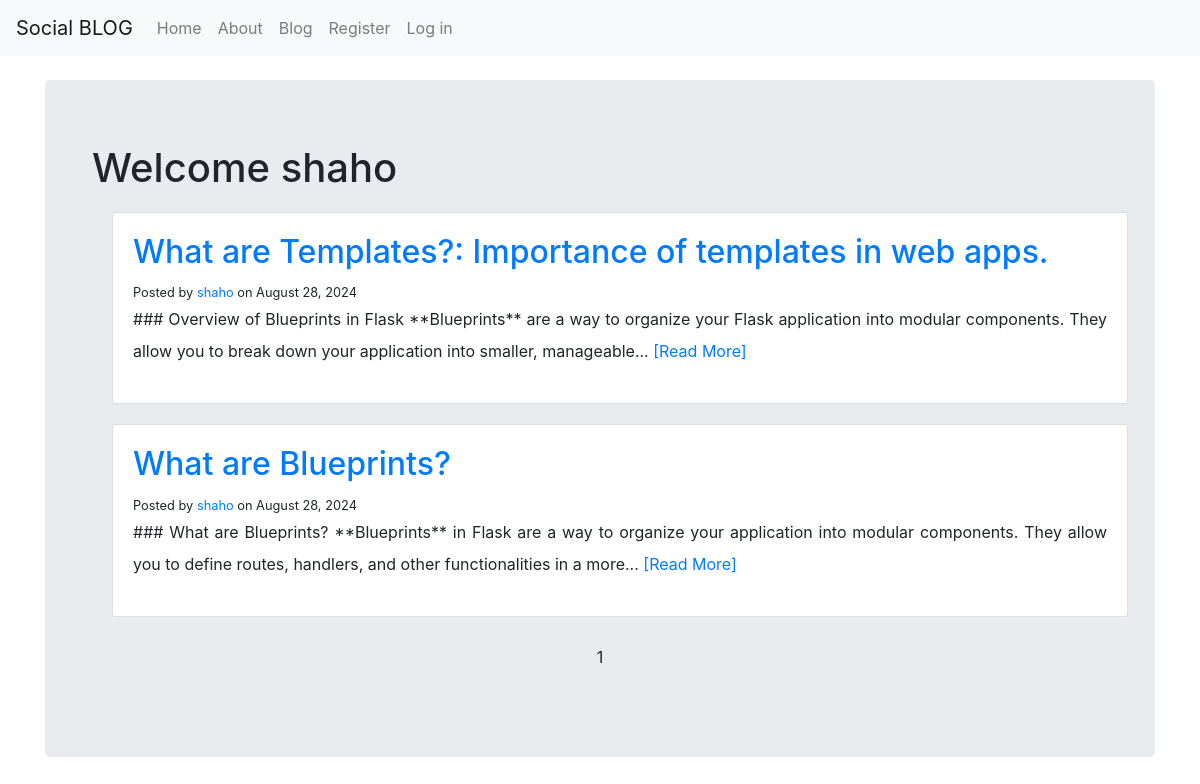
Page /shaho on the committed database.
### blog/models.py (models this page shows, shortened)
class User(db.Model, UserMixin):
    __tablename__ = "users"
    id = db.Column(db.Integer, primary_key=True)
    username = db.Column(db.String(120), unique=True, index=True)
    email = db.Column(db.String(120), index=True, unique=True)
    profile_image = db.Column(
        db.String(240), nullable=False,
        default="profile_image.png"
    )
    password_hash = db.Column(db.String(128))
    posts = db.relationship("BlogPost", backref="author", lazy=True)

class BlogPost(db.Model):
    __tablename__ = "posts"
    id = db.Column(db.Integer, primary_key=True)
    date = db.Column(
        db.DateTime, nullable=False, default=datetime.now(timezone.utc)
        )
    title = db.Column(db.String(160), nullable=False)
    text = db.Column(db.Text, nullable=False)
    user_id = db.Column(db.Integer, db.ForeignKey("users.id"), nullable=False)

### blog/users/views.py (the view)
@users.route("/<username>")
def user_posts(username):
    page = request.args.get('page', 1, type=int)
    user = User.query.filter_by(username=username).first_or_404()
    blog_posts = BlogPost.query.filter_by(user_id=user.id).order_by(
        BlogPost.date.desc()).paginate(page=page, per_page=5)
    return render_template(
        "user_blog_posts.html", user=user, blog_posts=blog_posts
        )

### blog/templates/user_blog_posts.html
{% extends 'base.html' %}
{% block content %}
    <div class="container">
        <div >
            <h1>Welcome {{ user.username }}</h1>
        </div>
        {% if blog_posts.items %}
        <div >
            {% for post in blog_posts.items %}
            <div class="card" style="width: 100%;">
                <div class="card-body">
                    <h2><a href="{{url_for('blog_posts.blog_post', blog_post_id=post.id)}}"> {{post.title|e}} </a> </h2>
                {% if current_user.username != post.author.username %}
                    <small>Posted by <a href="{{ url_for('users.user_posts', username=post.author.username) }}">{{post.author.username}}</a> on {{ post.date.strftime('%B %d, %Y') }}</small>
                {% else %}
                    <small>Posted by <strong>You</strong> on {{ post.date.strftime('%B %d, %Y') }}</small>
                {% endif %}
                <div>
                    <p>
                        {{ post.text|truncate(200)|e }}
                        <a href="{{url_for('blog_posts.blog_post', blog_post_id=post.id)}}">[Read More]</a>
                    </p>
                </div>
                </div>
            </div>
            {% endfor %}
        </div>
        <div align="center">
            <nav aria-label="Page navigation">
              <ul class="pagination justify-content-center">
                {% for page_num in blog_posts.iter_pages(right_edge=1, left_edge=1, left_current=1, right_current=1) %}
                        {% if blog_posts.page == page_num %}
                                <li class="page-item disabled">{{page_num}}</li>
                        {% else %}
                        <li class="page-item">
                            <a class="page-link" href="{{ url_for('blog_posts.blog_posts', page=page_num) }}">{{ page_num }}</a>
                        </li>
                        {% endif %}
                {% endfor %}
              </ul>
            </nav>
        </div>
        {% else %}
    <div>
        <h5> Sorry, you haven't posted anything yet, start <a href="{{url_for('blog_posts.create_post')}}">here</a></h5>
    </div>
    {% endif %}
{% endblock %}

### blog/static/styles.css (style rules this page uses)
.card { margin: 20px !important; }
p { line-height: 2rem; text-align: justify; }
li.page-item.disabled { padding: .5rem .75rem; }

### rows in the picture
User: username "shaho"
BlogPost: title "What are Templates?: Importance of templates in web apps.", author.username "shaho", date "August 28, 2024", text "### Overview of Blueprints in Flask **Blueprints** are a way to organize your Flask application into modular components. They allow you to break down your application into smaller, manageable..."
BlogPost: title "What are Blueprints?", author.username "shaho", date "August 28, 2024", text "### What are Blueprints? **Blueprints** in Flask are a way to organize your application into modular components. They allow you to define routes, handlers, and other functionalities in a more..."

### other values in the picture
{{ page_num }} "1"
